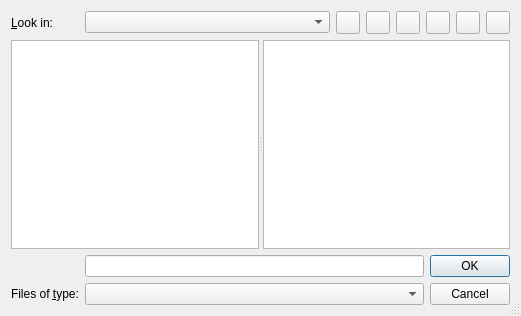
<ui version="4.0">
<comment>
* Copyright (C) 2016 The Qt Company Ltd.
* SPDX-License-Identifier: LicenseRef-Qt-Commercial OR LGPL-3.0-only OR GPL-2.0-only OR GPL-3.0-only
</comment>
 <class>QFileDialog</class>
 <widget class="QDialog" name="QFileDialog">
  <property name="geometry">
   <rect>
    <x>0</x>
    <y>0</y>
    <width>521</width>
    <height>316</height>
   </rect>
  </property>
  <property name="sizeGripEnabled">
   <bool>true</bool>
  </property>
  <layout class="QGridLayout">
   <item row="0" column="0">
    <widget class="QLabel" name="lookInLabel">
     <property name="text">
      <string>&amp;Look in:</string>
     </property>
     <property name="buddy">
      <cstring>lookInCombo</cstring>
     </property>
    </widget>
   </item>
   <item row="0" column="1" colspan="2">
    <layout class="QHBoxLayout">
     <item>
      <widget class="QFileDialogComboBox" name="lookInCombo">
       <property name="sizePolicy">
        <sizepolicy hsizetype="Ignored" vsizetype="Fixed">
         <horstretch>1</horstretch>
         <verstretch>0</verstretch>
        </sizepolicy>
       </property>
       <property name="minimumSize">
        <size>
         <width>50</width>
         <height>0</height>
        </size>
       </property>
      </widget>
     </item>
     <item>
      <widget class="QToolButton" name="backButton">
       <property name="toolTip">
        <string>Back</string>
       </property>
       <property name="accessibleName">
        <string>Back</string>
       </property>
       <property name="accessibleDescription">
        <string>Go back</string>
       </property>
       <property name="shortcut">
        <string>Alt+Left</string>
       </property>
      </widget>
     </item>
     <item>
      <widget class="QToolButton" name="forwardButton">
       <property name="toolTip">
        <string>Forward</string>
       </property>
       <property name="accessibleName">
        <string>Forward</string>
       </property>
       <property name="accessibleDescription">
        <string>Go forward</string>
       </property>
       <property name="shortcut">
        <string>Alt+Right</string>
       </property>
      </widget>
     </item>
     <item>
      <widget class="QToolButton" name="toParentButton">
       <property name="toolTip">
        <string>Parent Directory</string>
       </property>
       <property name="accessibleName">
        <string>Parent Directory</string>
       </property>
       <property name="accessibleDescription">
        <string>Go to the parent directory</string>
       </property>
       <property name="shortcut">
        <string>Alt+Up</string>
       </property>
      </widget>
     </item>
     <item>
      <widget class="QToolButton" name="newFolderButton">
       <property name="toolTip">
        <string>Create New Folder</string>
       </property>
       <property name="accessibleName">
        <string>Create New Folder</string>
       </property>
       <property name="accessibleDescription">
        <string>Create a New Folder</string>
       </property>
      </widget>
     </item>
     <item>
      <widget class="QToolButton" name="listModeButton">
       <property name="toolTip">
        <string>List View</string>
       </property>
       <property name="accessibleName">
        <string>List View</string>
       </property>
       <property name="accessibleDescription">
        <string>Change to list view mode</string>
       </property>
      </widget>
     </item>
     <item>
      <widget class="QToolButton" name="detailModeButton">
       <property name="toolTip">
        <string>Detail View</string>
       </property>
       <property name="accessibleName">
        <string>Detail View</string>
       </property>
       <property name="accessibleDescription">
        <string>Change to detail view mode</string>
       </property>
      </widget>
     </item>
    </layout>
   </item>
   <item row="1" column="0" colspan="3">
    <widget class="QSplitter" name="splitter">
     <property name="sizePolicy">
      <sizepolicy hsizetype="Expanding" vsizetype="Expanding">
       <horstretch>0</horstretch>
       <verstretch>0</verstretch>
      </sizepolicy>
     </property>
     <property name="orientation">
      <enum>Qt::Horizontal</enum>
     </property>
     <property name="childrenCollapsible">
      <bool>false</bool>
     </property>
     <widget class="QSidebar" name="sidebar">
      <property name="accessibleName">
       <string>Sidebar</string>
      </property>
      <property name="accessibleDescription">
       <string>List of places and bookmarks</string>
      </property>
     </widget>
     <widget class="QFrame" name="frame">
      <property name="frameShape">
       <enum>QFrame::NoFrame</enum>
      </property>
      <property name="frameShadow">
       <enum>QFrame::Raised</enum>
      </property>
      <layout class="QVBoxLayout">
       <property name="spacing">
        <number>0</number>
       </property>
       <property name="leftMargin">
        <number>0</number>
       </property>
       <property name="topMargin">
        <number>0</number>
       </property>
       <property name="rightMargin">
        <number>0</number>
       </property>
       <property name="bottomMargin">
        <number>0</number>
       </property>
       <item>
        <widget class="QStackedWidget" name="stackedWidget">
         <property name="currentIndex">
          <number>0</number>
         </property>
         <widget class="QWidget" name="page">
          <layout class="QVBoxLayout">
           <property name="spacing">
            <number>0</number>
           </property>
           <property name="leftMargin">
            <number>0</number>
           </property>
           <property name="topMargin">
            <number>0</number>
           </property>
           <property name="rightMargin">
            <number>0</number>
           </property>
           <property name="bottomMargin">
            <number>0</number>
           </property>
           <item>
            <widget class="QFileDialogListView" name="listView">
             <property name="accessibleName">
              <string>Files</string>
             </property>
            </widget>
           </item>
          </layout>
         </widget>
         <widget class="QWidget" name="page_2">
          <layout class="QVBoxLayout">
           <property name="spacing">
            <number>0</number>
           </property>
           <property name="leftMargin">
            <number>0</number>
           </property>
           <property name="topMargin">
            <number>0</number>
           </property>
           <property name="rightMargin">
            <number>0</number>
           </property>
           <property name="bottomMargin">
            <number>0</number>
           </property>
           <item>
            <widget class="QFileDialogTreeView" name="treeView">
             <property name="accessibleName">
              <string>Files</string>
             </property>
            </widget>
           </item>
          </layout>
         </widget>
        </widget>
       </item>
      </layout>
     </widget>
    </widget>
   </item>
   <item row="2" column="0">
    <widget class="QLabel" name="fileNameLabel">
     <property name="sizePolicy">
      <sizepolicy hsizetype="Minimum" vsizetype="Preferred">
       <horstretch>0</horstretch>
       <verstretch>0</verstretch>
      </sizepolicy>
     </property>
     <property name="minimumSize">
      <size>
       <width>0</width>
       <height>0</height>
      </size>
     </property>
    </widget>
   </item>
   <item row="2" column="1">
    <widget class="QFileDialogLineEdit" name="fileNameEdit">
     <property name="sizePolicy">
      <sizepolicy hsizetype="Expanding" vsizetype="Fixed">
       <horstretch>1</horstretch>
       <verstretch>0</verstretch>
      </sizepolicy>
     </property>
    </widget>
   </item>
   <item row="2" column="2" rowspan="2">
    <widget class="QDialogButtonBox" name="buttonBox">
     <property name="orientation">
      <enum>Qt::Vertical</enum>
     </property>
     <property name="standardButtons">
      <set>QDialogButtonBox::Cancel|QDialogButtonBox::Ok</set>
     </property>
    </widget>
   </item>
   <item row="3" column="0">
    <widget class="QLabel" name="fileTypeLabel">
     <property name="sizePolicy">
      <sizepolicy hsizetype="Preferred" vsizetype="Fixed">
       <horstretch>0</horstretch>
       <verstretch>0</verstretch>
      </sizepolicy>
     </property>
     <property name="text">
      <string>Files of &amp;type:</string>
     </property>
     <property name="buddy">
      <cstring>fileTypeCombo</cstring>
     </property>
    </widget>
   </item>
   <item row="3" column="1">
    <widget class="QComboBox" name="fileTypeCombo">
     <property name="sizePolicy">
      <sizepolicy hsizetype="Expanding" vsizetype="Fixed">
       <horstretch>0</horstretch>
       <verstretch>0</verstretch>
      </sizepolicy>
     </property>
    </widget>
   </item>
  </layout>
 </widget>
 <customwidgets>
  <customwidget>
   <class>QFileDialogTreeView</class>
   <extends>QTreeView</extends>
   <header>private/qfiledialog_p.h</header>
  </customwidget>
  <customwidget>
   <class>QFileDialogListView</class>
   <extends>QListView</extends>
   <header>private/qfiledialog_p.h</header>
  </customwidget>
  <customwidget>
   <class>QSidebar</class>
   <extends>QListWidget</extends>
   <header>private/qsidebar_p.h</header>
  </customwidget>
  <customwidget>
   <class>QFileDialogLineEdit</class>
   <extends>QLineEdit</extends>
   <header>private/qfiledialog_p.h</header>
  </customwidget>
  <customwidget>
   <class>QFileDialogComboBox</class>
   <extends>QComboBox</extends>
   <header>private/qfiledialog_p.h</header>
  </customwidget>
 </customwidgets>
 <tabstops>
  <tabstop>lookInCombo</tabstop>
  <tabstop>backButton</tabstop>
  <tabstop>forwardButton</tabstop>
  <tabstop>toParentButton</tabstop>
  <tabstop>newFolderButton</tabstop>
  <tabstop>listModeButton</tabstop>
  <tabstop>detailModeButton</tabstop>
  <tabstop>sidebar</tabstop>
  <tabstop>treeView</tabstop>
  <tabstop>listView</tabstop>
  <tabstop>fileNameEdit</tabstop>
  <tabstop>buttonBox</tabstop>
  <tabstop>fileTypeCombo</tabstop>
 </tabstops>
 <resources/>
 <connections/>
</ui>
